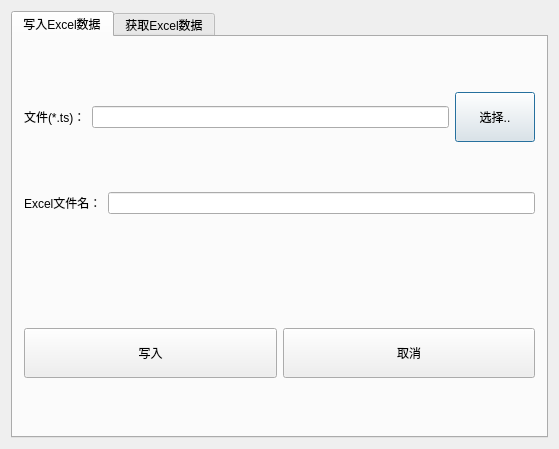
<?xml version="1.0" encoding="UTF-8"?>
<ui version="4.0">
 <class>Dialog</class>
 <widget class="QDialog" name="Dialog">
  <property name="geometry">
   <rect>
    <x>0</x>
    <y>0</y>
    <width>559</width>
    <height>449</height>
   </rect>
  </property>
  <property name="windowTitle">
   <string>Dialog</string>
  </property>
  <layout class="QVBoxLayout" name="verticalLayout">
   <item>
    <widget class="QTabWidget" name="tabWidget">
     <property name="currentIndex">
      <number>0</number>
     </property>
     <widget class="QWidget" name="tab">
      <attribute name="title">
       <string>写入Excel数据</string>
      </attribute>
      <layout class="QGridLayout" name="gridLayout">
       <item row="0" column="0">
        <layout class="QHBoxLayout" name="horizontalLayout">
         <item>
          <widget class="QLabel" name="label">
           <property name="text">
            <string>文件(*.ts)：</string>
           </property>
          </widget>
         </item>
         <item>
          <widget class="QLineEdit" name="leFilePath"/>
         </item>
         <item>
          <widget class="QPushButton" name="btnChooseFile">
           <property name="minimumSize">
            <size>
             <width>0</width>
             <height>50</height>
            </size>
           </property>
           <property name="text">
            <string>选择..</string>
           </property>
          </widget>
         </item>
        </layout>
       </item>
       <item row="1" column="0">
        <layout class="QHBoxLayout" name="horizontalLayout_2">
         <item>
          <widget class="QLabel" name="label_2">
           <property name="text">
            <string>Excel文件名：</string>
           </property>
          </widget>
         </item>
         <item>
          <widget class="QLineEdit" name="leExcelPath"/>
         </item>
        </layout>
       </item>
       <item row="3" column="0">
        <layout class="QHBoxLayout" name="horizontalLayout_3">
         <item>
          <widget class="QPushButton" name="btnWriteExcel">
           <property name="minimumSize">
            <size>
             <width>0</width>
             <height>50</height>
            </size>
           </property>
           <property name="text">
            <string>写入</string>
           </property>
          </widget>
         </item>
         <item>
          <widget class="QPushButton" name="btnWriteCancel">
           <property name="minimumSize">
            <size>
             <width>0</width>
             <height>50</height>
            </size>
           </property>
           <property name="text">
            <string>取消</string>
           </property>
          </widget>
         </item>
        </layout>
       </item>
       <item row="2" column="0">
        <widget class="QLabel" name="lbProcess">
         <property name="sizePolicy">
          <sizepolicy hsizetype="Preferred" vsizetype="Fixed">
           <horstretch>0</horstretch>
           <verstretch>0</verstretch>
          </sizepolicy>
         </property>
         <property name="text">
          <string/>
         </property>
         <property name="alignment">
          <set>Qt::AlignCenter</set>
         </property>
        </widget>
       </item>
      </layout>
     </widget>
     <widget class="QWidget" name="tab_2">
      <attribute name="title">
       <string>获取Excel数据</string>
      </attribute>
     </widget>
    </widget>
   </item>
  </layout>
 </widget>
 <layoutdefault spacing="6" margin="11"/>
 <resources/>
 <connections/>
</ui>
